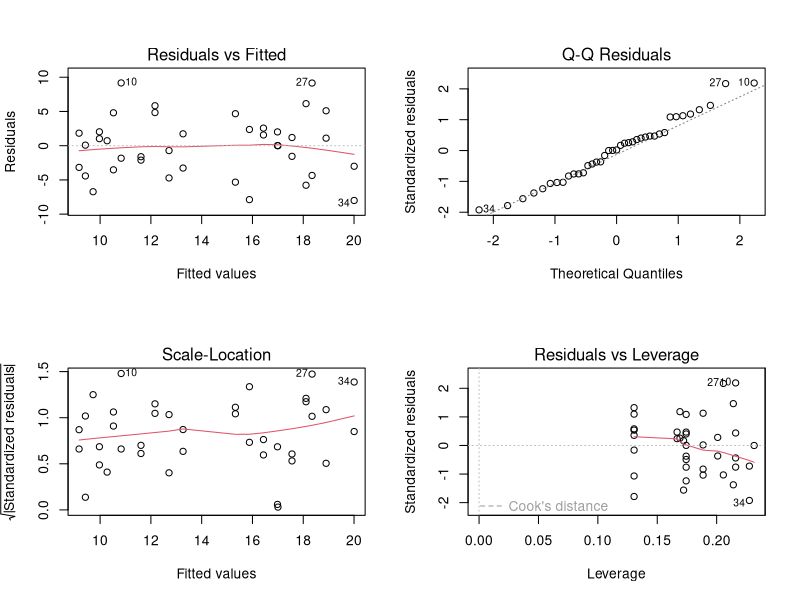
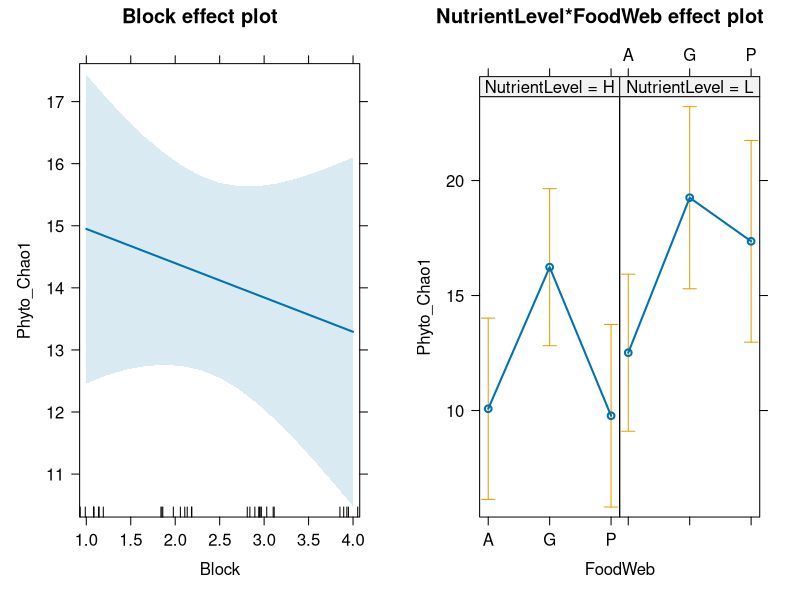
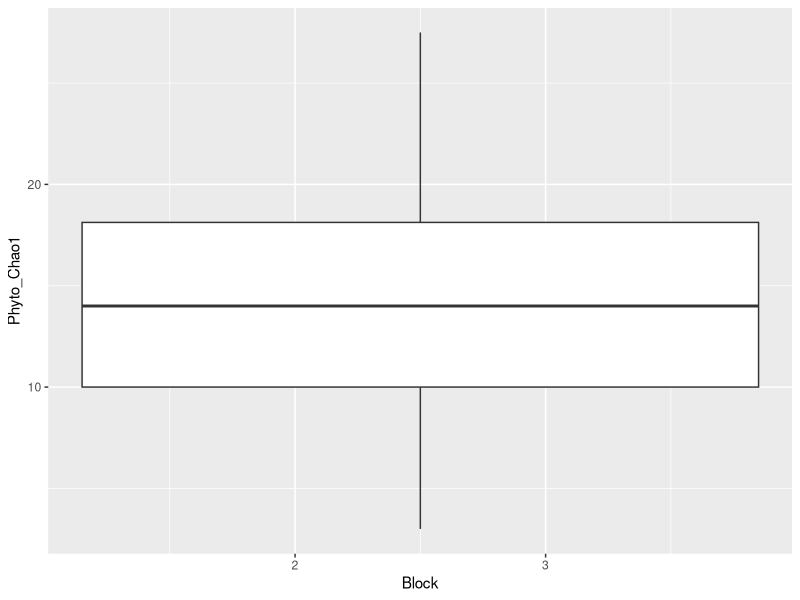
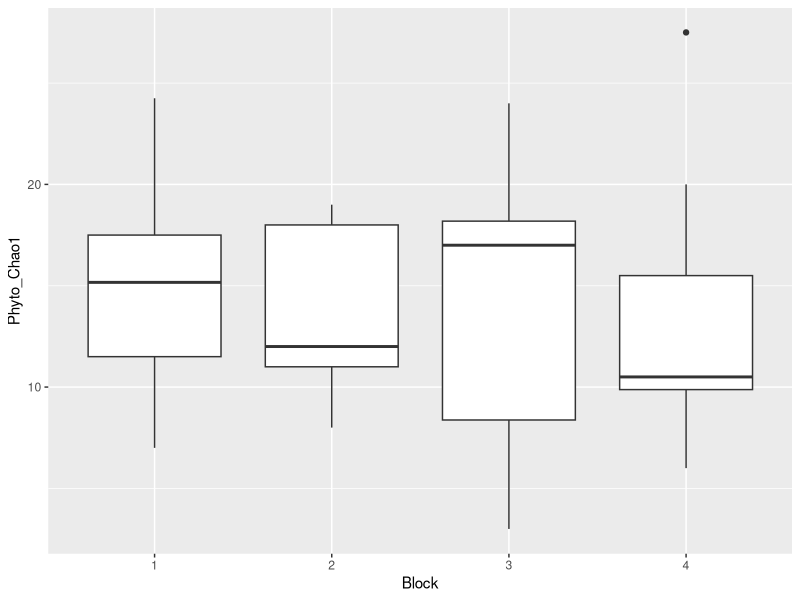
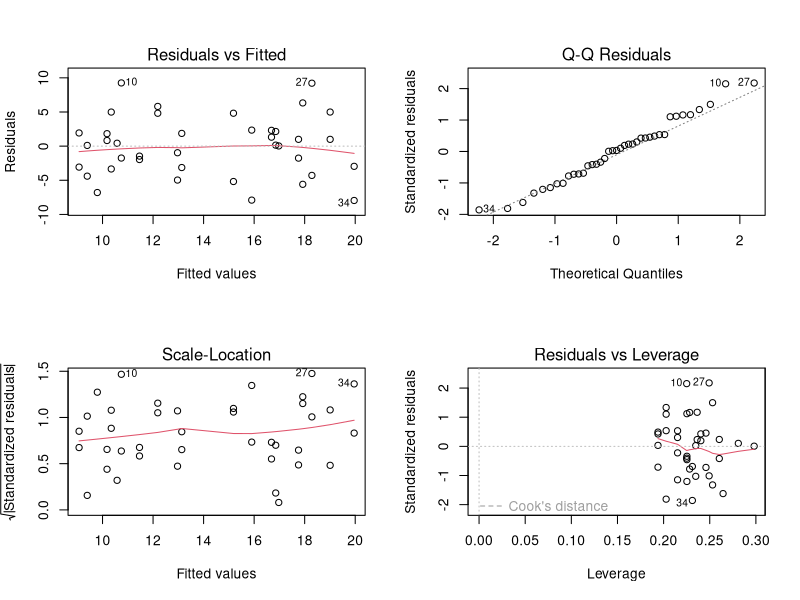
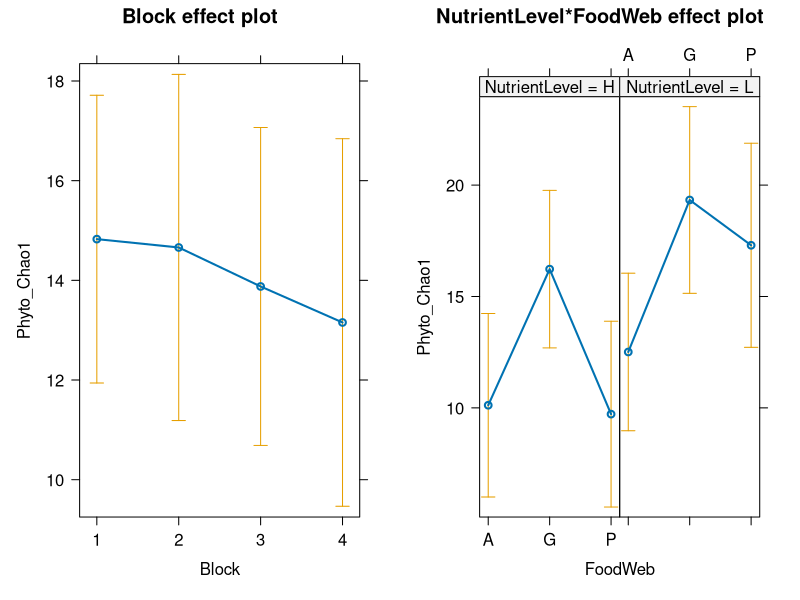
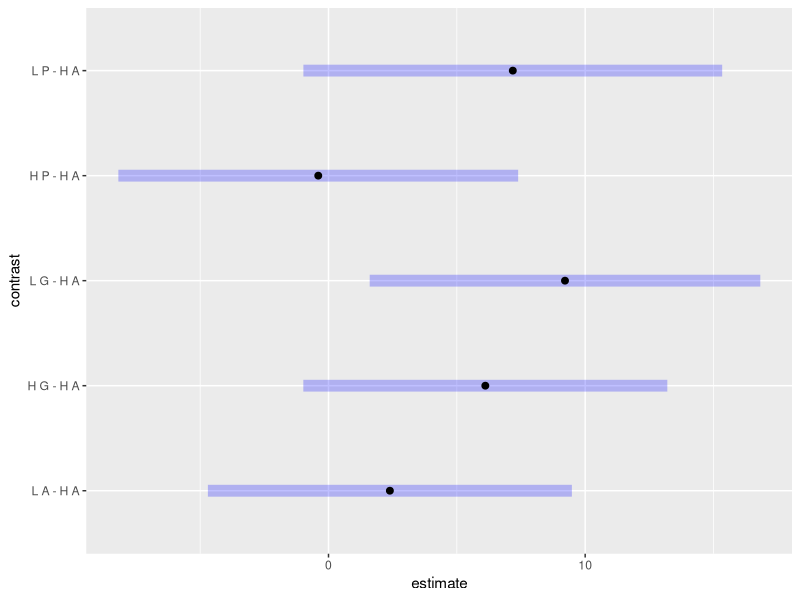
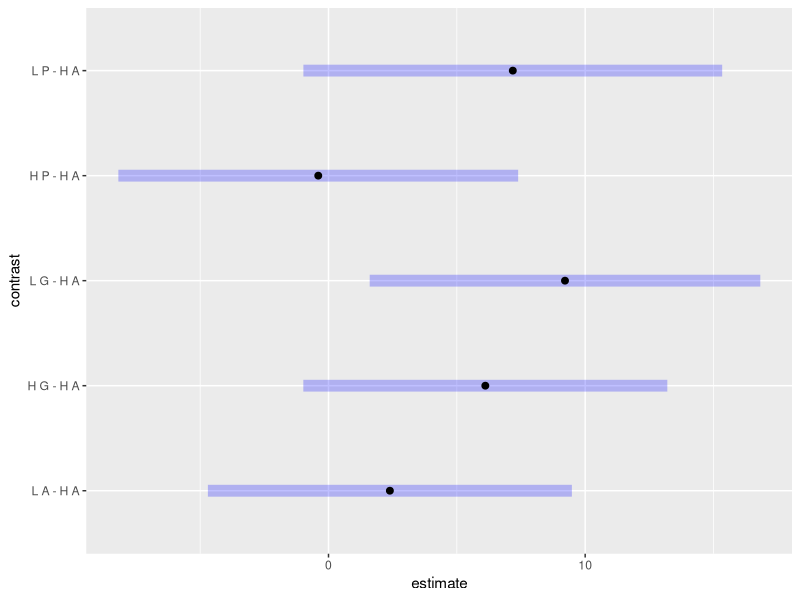

Generate these figures, in order, with R:
## ---- chunk 1
library(tidyverse)
library(effects)
library(emmeans)

data <- read_csv('data/leibold_mesocosm_data_subset.csv')
## ---- chunk 2
rich_model <- lm(Phyto_Chao1 ~ NutrientLevel + FoodWeb + 
                   NutrientLevel*FoodWeb + Block, 
            data = data)
summary(rich_model)
## ---- chunk 3
par(mfrow = c(2, 2))
plot(rich_model)
# residual plots look good - not concerned about scaling data

# anova
anova(rich_model)

# effects plot
par(mfrow = c(2, 2))
plot(allEffects(rich_model))

ggplot(data, aes(x = Block, y = Phyto_Chao1)) +
  geom_boxplot()
## ---- chunk 4
# seems like need to treat Block as factor
data$Block <- as.factor(data$Block)

ggplot(data, aes(x = Block, y = Phyto_Chao1)) +
  geom_boxplot()

rich_model <- lm(Phyto_Chao1 ~ NutrientLevel + FoodWeb + 
                   NutrientLevel*FoodWeb + Block, 
            data = data)
summary(rich_model)

par(mfrow = c(2, 2))
plot(rich_model)
# residual plots look good - not concerned about scaling data

# anova
anova(rich_model)

# effects plots
par(mfrow = c(2, 2))
plot(allEffects(rich_model))
## ---- chunk 5
nut_food_emmeans = emmeans(rich_model, specs = trt.vs.ctrl ~ NutrientLevel*FoodWeb)
nut_food_emmeans
## ---- chunk 6
# first here's all of the contrasts plotted:
plot(nut_food_emmeans$contrasts)

# take a look at order of levels in nut_food_emmeans 
nut_food_emmeans

custom_contrasts <- contrast(nut_food_emmeans, method = list(
         "H_G_vs_H_A" = c(-1, 0, 1, 0, 0, 0),
         "L_G_vs_L_A" = c(0, -1, 0, 1, 0, 0)
         )
         )  
custom_contrasts

# provides the same p-values as the non-adjusted contrast:
nut_food_emmeans_no_adjust = emmeans(rich_model, specs = trt.vs.ctrl ~ NutrientLevel*FoodWeb, adjust = "none")
nut_food_emmeans_no_adjust
## ---- chunk 7
# want a new emmeans without the interaction with nutrient level
nut_emmeans = emmeans(rich_model, specs = trt.vs.ctrl ~ FoodWeb)
nut_emmeans
# results may be misleading? hmm...

# I'm not sure if we also need to make a new model, warning suggests so...
simple_model <- lm(Phyto_Chao1 ~ FoodWeb + NutrientLevel + Block, 
            data = data)
summary(simple_model)

nut_emmeans = emmeans(simple_model, specs = trt.vs.ctrl ~ FoodWeb)
nut_emmeans

# one custom contrast
custom_contrast <- contrast(nut_emmeans, method = list(
         "G_vs_A" = c(-1, 1, 0)
         )
         )  
custom_contrast
## ---- chunk 8
nut_food_emmeans

interaction_contrast <- contrast(nut_food_emmeans, 
         list("HG_min_HA" = c(-1, 0, 1, 0, 0, 0),
              "LG_min_LA" = c(0, -1, 0, 1, 0, 0)
              ))
interaction_contrast
## ---- chunk 9
# first here's all of the contrasts plotted:
plot(nut_food_emmeans$contrasts)

# take a look at order of levels in nut_food_emmeans 
nut_food_emmeans

custom_contrasts <- contrast(nut_food_emmeans, method = list(
         "H_G_vs_H_P" = c(0, 0, 1, 0, -1, 0),
         "L_G_vs_L_P" = c(0, 0, 0, 1, 0, -1)
         )
         )  
custom_contrasts

# provides the same p-values as the non-adjusted contrast:
nut_food_emmeans_no_adjust = emmeans(rich_model, specs = trt.vs.ctrl ~ NutrientLevel*FoodWeb, adjust = "none")
nut_food_emmeans_no_adjust
## ---- chunk 10
# want a new emmeans without the interaction with nutrient level
nut_emmeans = emmeans(rich_model, specs = trt.vs.ctrl ~ FoodWeb)
nut_emmeans
# results may be misleading? hmm...

# I'm not sure if we also need to make a new model, warning suggests so...
simple_model <- lm(Phyto_Chao1 ~ FoodWeb + NutrientLevel + Block, 
            data = data)
summary(simple_model)

nut_emmeans = emmeans(simple_model, specs = trt.vs.ctrl ~ FoodWeb)
nut_emmeans

# one custom contrast
custom_contrast <- contrast(nut_emmeans, method = list(
         "G_vs_P" = c(0, 1, -1)
         )
         )  
custom_contrast
## ---- chunk 11
nut_food_emmeans

interaction_contrast <- contrast(nut_food_emmeans, 
         list("HG_min_HP" = c(0, 0, 1, 0, -1, 0),
              "LG_min_LP" = c(0, 0, 0, 1, 0, -1)
              ))
interaction_contrast
